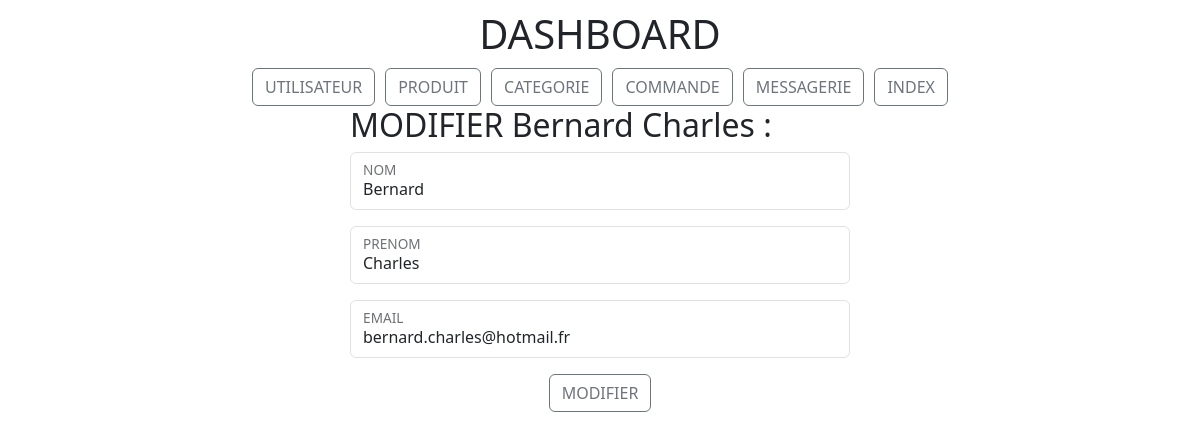
Screenshot of /dashboard/users/update_users.php?id=5 with the database file from the repository.
### tables this page shows
CREATE TABLE `users` (
  `id` int NOT NULL,
  `prenom` varchar(255) NOT NULL,
  `nom` varchar(255) NOT NULL,
  `email` varchar(255) NOT NULL,
  `pass` varchar(255) NOT NULL,
  `adresse` varchar(255) DEFAULT NULL,
  `roles` varchar(255) NOT NULL
);

### src/dashboard/users/update_users.php (the view, shortened to what this page needs)
<?php
require_once("../../connect.php");
if (isset($_GET["id"]) && !empty($_GET["id"])) {
    $id = strip_tags($_GET["id"]);
    $sql = "SELECT * FROM users WHERE id = :id";
    $query = $db->prepare($sql);
    $query->bindValue(":id", $id, PDO::PARAM_INT);
    $query->execute();
    $user = $query->fetch();
} else {
    header("Location: dashboard_users.php");
}
?>
<!DOCTYPE html>
<html lang="en">
<head>
    <link rel="stylesheet" href="../../css/dashboard/dashboard.css">
    <link href="https://cdn.jsdelivr.net/npm/bootstrap@5.3.3/dist/css/bootstrap.min.css" rel="stylesheet">
</head>
<body>
    <?php include '../../templates/navbar_dashboard.php'; ?>
    <div class="form_produit">
        <div>
            <form class="formulaire_produit" method="POST">
                <h2>MODIFIER <?= $user["nom"] ?> <?= $user["prenom"] ?> :</h2>
                <div class="form-floating mb-3">
                    <input type="text" class="form-control" id="nom" placeholder="NOM" name="nom" value="<?= $user["nom"] ?>" required>
                    <label for="nom">NOM</label>
                </div>
                <div class="form-floating mb-3">
                    <input type="text" class="form-control" id="prenom" placeholder="PRENOM" name="prenom" value="<?= $user["prenom"] ?>" required>
                    <label for="prenom">PRENOM</label>
                </div>
                <div class="form-floating mb-3">
                    <input type="email" class="form-control" placeholder="email@example.com" id="email" name="email" value="<?= $user["email"] ?>" required>
                    <label for="email">EMAIL</label>
                </div>
                <div class="btn_produit"><button type="submit" class="btn btn-outline-secondary">MODIFIER</button></div>
            </form>
            <br>
        </div>
    </div>
</body>
</html>

### src/css/dashboard/dashboard.css (style rules this page uses)
.form_produit { margin: 0 auto; display: flex; justify-content: center; align-items: center; width: 1000px; }
.btn_produit { display: flex; width: 50px; margin: 0 auto; justify-content: center; align-items: center; }
.formulaire_produit { display: flex; flex-direction: column; width: 500px; }

### rows the page displays
users: nom "Bernard", prenom "Charles", email "bernard.charles@hotmail.fr"
